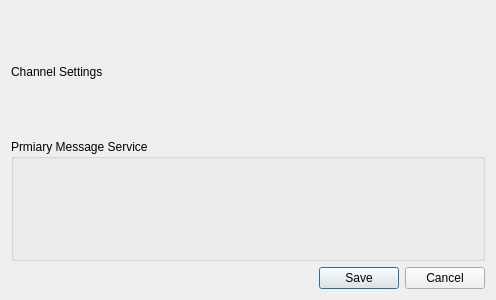
<?xml version="1.0" encoding="UTF-8"?>
<ui version="4.0">
 <class>Dialog</class>
 <widget class="QDialog" name="Dialog">
  <property name="geometry">
   <rect>
    <x>0</x>
    <y>0</y>
    <width>496</width>
    <height>300</height>
   </rect>
  </property>
  <property name="windowTitle">
   <string>Dialog</string>
  </property>
  <layout class="QVBoxLayout" name="verticalLayout">
   <item>
    <widget class="QLabel" name="label_channel_settings">
     <property name="minimumSize">
      <size>
       <width>0</width>
       <height>0</height>
      </size>
     </property>
     <property name="text">
      <string>Channel Settings</string>
     </property>
     <property name="role" stdset="0">
      <string>header</string>
     </property>
    </widget>
   </item>
   <item>
    <widget class="QGroupBox" name="groupBox_primary_channel">
     <property name="title">
      <string>Prmiary Message Service</string>
     </property>
     <layout class="QVBoxLayout" name="verticalLayout_2">
      <item>
       <widget class="QWidget" name="widget_placeholder_channel_selection" native="true">
        <layout class="QVBoxLayout" name="verticalLayout_3"/>
       </widget>
      </item>
     </layout>
    </widget>
   </item>
   <item>
    <widget class="QDialogButtonBox" name="buttonBox_save_cancel">
     <property name="orientation">
      <enum>Qt::Orientation::Horizontal</enum>
     </property>
     <property name="standardButtons">
      <set>QDialogButtonBox::StandardButton::Cancel|QDialogButtonBox::StandardButton::Save</set>
     </property>
    </widget>
   </item>
  </layout>
 </widget>
 <resources/>
 <connections/>
</ui>
